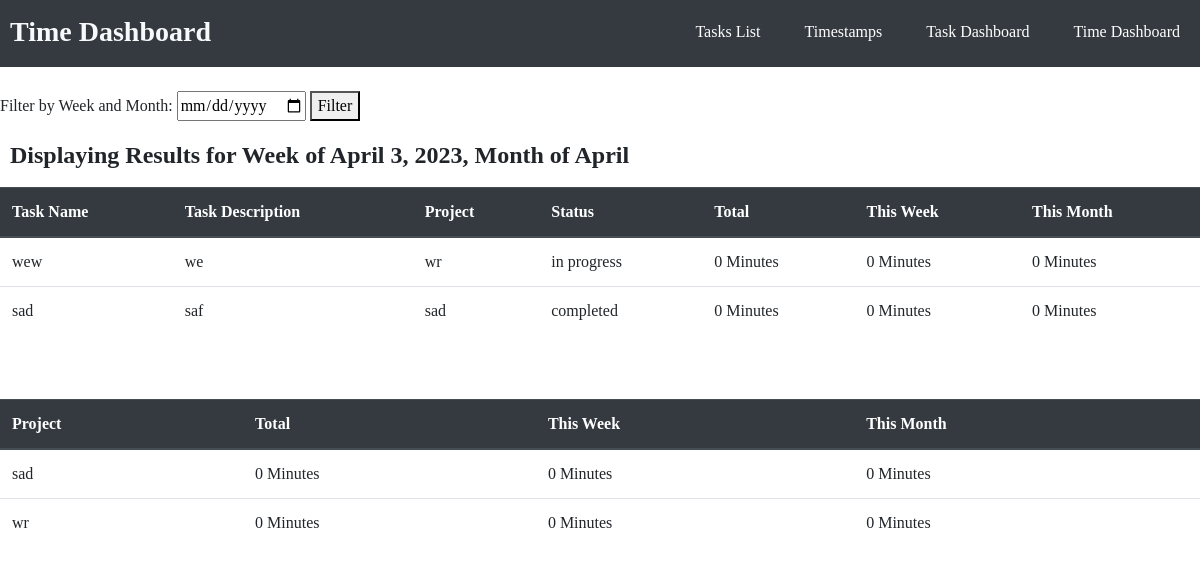
/show_time_dashboard, run on the app's committed database.
### tasks/models.py (models this page shows)
class Task(models.Model):
    task_name = models.CharField(max_length=100)
    task_description = models.TextField()
    timer_state = models.CharField(max_length=11, choices=TIMER_STATE, default='Start Timer') #Used to determine if the task should be tracking time to create a timestamp
    begin_time = models.DateTimeField(blank=True, null=True) #Needed to record start time of timestamps.
    project = models.CharField(max_length=100)
    status = models.CharField(max_length=11, choices=STATUSES, default='in progress')
    class Meta:
        db_table = "tasks"

### tasks/views.py (the view, shortened to what this page needs)
# urls.py: path('show_time_dashboard', views.show_time_dashboard),
def show_time_dashboard(request):
    tasks = Task.objects.all()
    ts_total = {}
    ts_week = {}
    ts_month = {}
    if request.method == 'POST':
        date_form = DateFilter(request.POST)
        if date_form.is_valid():
            year = date_form.cleaned_data['day'].year
            month = date_form.cleaned_data['day'].month
            week_start = date_form.cleaned_data['day'] - timedelta(days=date_form.cleaned_data['day'].weekday())
    else:
        date_form = DateFilter()
        year = date.today().year
        month = date.today().month
        week_start = date.today() - timedelta(days=date.today().weekday())
    week_end = week_start + timedelta(days=6)
    week_start_time = pytz.timezone('US/Eastern').localize(datetime.combine(week_start, datetime.min.time()))
    week_end_time = pytz.timezone('US/Eastern').localize(datetime.combine(week_end, datetime.max.time()))
    month_start_time = pytz.timezone('US/Eastern').localize(datetime(year, month, 1, 0, 0))
    month_end_time = pytz.timezone('US/Eastern').localize(datetime((year+1 if month==12 else year), (1 if month==12 else month+1), 1, 0, 0))
    projects = set()
    for task in tasks:
        timestamps = Timestamp.objects.filter(task__id=task.id)
        projects.add(task.project)
        ts_total[task.id] = 0
        ts_week[task.id] = 0
        ts_month[task.id] = 0
    p_total = {}
    p_week = {}
    p_month = {}
    for project in projects:
        timestamps = Timestamp.objects.filter(task__project=project)
        p_total[project] = 0
        p_week[project] = 0
        p_month[project] = 0
    return render(request, "show_time_dashboard.html", {
        'tasks':tasks,
        'ts_total':ts_total,
        'date_form':date_form,
        'ts_week':ts_week,
        'ts_month':ts_month,
        'week_start':week_start,
        'month':datetime.strptime(str(month), "%m").strftime("%B"),
        'projects':projects,
        'p_total':p_total,
        'p_week':p_week,
        'p_month':p_month,
    })

### tasks/forms.py
class DateFilter(forms.Form):
    day = forms.DateField(label="date_filter", widget=DateInput())

### tasks/templatetags/managertags.py (called while the page is built)
@register.simple_tag
def dict_get(dct, key):
    return dct.get(key)

### tasks/templates/show_time_dashboard.html (shortened to what this page needs)
<!DOCTYPE html>
<head>
	<link rel="stylesheet" href="https://stackpath.bootstrapcdn.com/bootstrap/4.3.1/css/bootstrap.min.css">
</head>
<body>
	{% load managertags %}
	<header>
		<div class="container_h">
			<h3 class="logo"><b>Time Dashboard</b></h3>
			<nav>
				<ul>
					<li><a href="/show_tasks">Tasks List</a></li>
					<li><a href="/show_timestamps">Timestamps</a></li>
					<li><a href="/show_task_dashboard">Task Dashboard</a></li>
					<li><a href="/show_time_dashboard">Time Dashboard</a></li>
				</ul>
			</nav>
		</div>
	</header>
	<br>
	<form method="POST" action="/show_time_dashboard">
		<label for="date_filter">Filter by Week and Month:</label>
			{{ date_form.day }}
		<button type="submit">Filter</button>
	</form>
	<h4 class="logo"><b>Displaying Results for Week of {{ week_start }}, Month of {{ month }}</b></h4>
	<br>
	<table class="table">
    	<thead class="thead-dark">
    	<tr>
        	<th>Task Name</th>
        	<th>Task Description</th>
			<th>Project</th>
			<th>Status</th>
			<th>Total</th>
        	<th>This Week</th>
        	<th>This Month</th>
    	</tr>
    	</thead>
    	<tbody>
		{% for task in tasks %}
    		<tr>
        		<td>{{ task.task_name }}</td>
        		<td>{{ task.task_description }}</td>
	        	<td>{{ task.project }}</td>
				<td>{{ task.status }}</td>
				<td>{% dict_get ts_total task.id %} Minutes</td>
        		<td>{% dict_get ts_week task.id %} Minutes</td>
        		<td>{% dict_get ts_month task.id %} Minutes</td>
    		</tr>
		{% endfor %}
   	 </tbody>
	</table>
	<br>
	<br>
	<table class="table">
    	<thead class="thead-dark">
    	<tr>
        	<th>Project</th>
			<th>Total</th>
        	<th>This Week</th>
        	<th>This Month</th>
    	</tr>
    	</thead>
    	<tbody>
		{% for project in projects %}
    		<tr>
        		<td>{{ project }}</td>
				<td>{% dict_get p_total project %} Minutes</td>
        		<td>{% dict_get p_week project %} Minutes</td>
        		<td>{% dict_get p_month project %} Minutes</td>
    		</tr>
		{% endfor %}
   	 </tbody>
	</table>
</body>
</html>

### tasks/templates/show_time_dashboard.html (style rules this page uses)
html * { font-family: Verdana !important; }
header { background: #343a40; }
header::after { content: ''; display: table; clear: both; }
.logo { float: left; padding-top: 15px; margin-left: 10px; padding-bottom: 10px; border: none; }
nav { float: right; }
nav ul { margin: 0; padding: 0; list-style: none; }
nav li { color: #ffffff; display: inline-block; margin-left: 20px; margin-right: 20px; padding-top: 20px; position: relative; }
nav a { color: #ffffff; }
nav a::before { content: ''; display: block; height: 5px; background-color: #444; position: absolute; top: 0; width: 0%; transition: all ease-in-out 250ms; }
h3 { color: #f8f9fa; }

### data on the page
Task: task_name "wew", task_description "we", project "wr", status "in progress", id "0", projects "wr", project "0", project "0", project "0"
Task: task_name "sad", task_description "saf", project "sad", status "completed", id "0", projects "sad", project "0", project "0", project "0"

### other printed values
{{ week_start }} "April 3, 2023"
{{ month }} "April"
